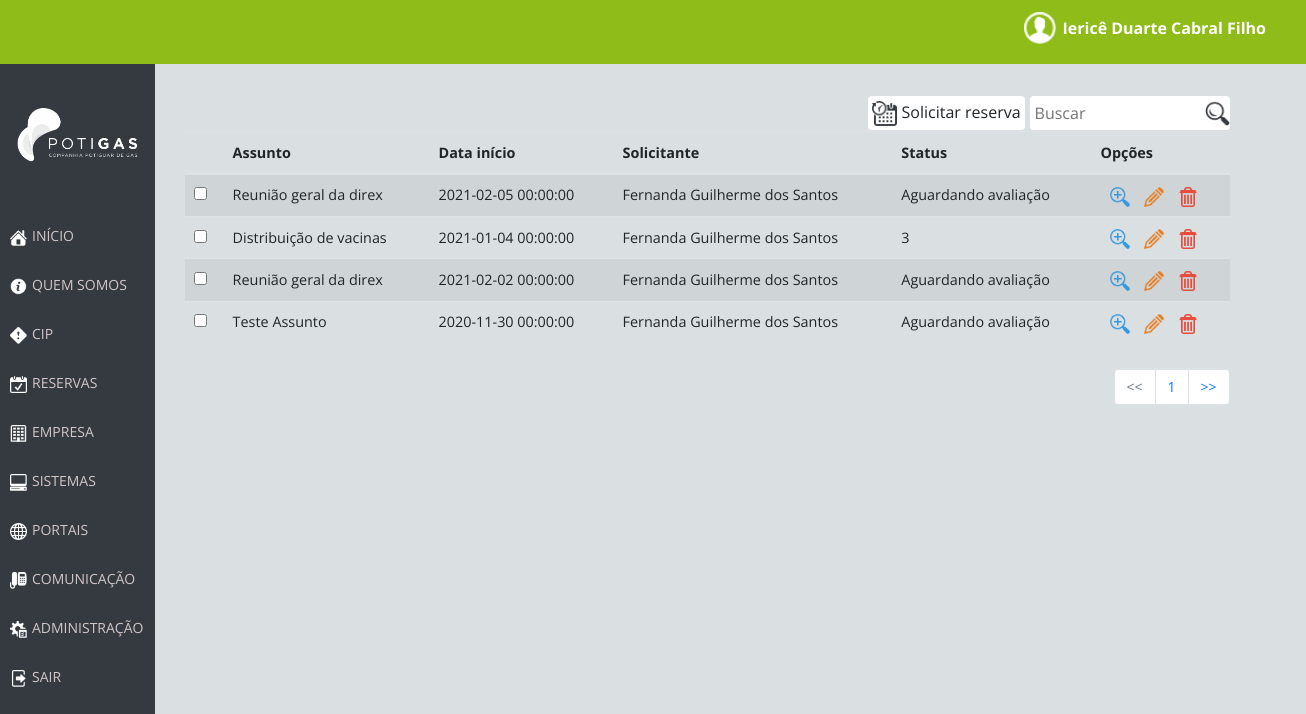
The app's page /views/acesso_administrativo/reservas.php (signed in) with its own data.
### tables this page shows
CREATE TABLE `reserva` (
  `cod_reserva` int(11) NOT NULL AUTO_INCREMENT,
  `data_inicio` datetime NOT NULL,
  `data_fim` datetime NOT NULL,
  `observacoes` text,
  `descricao` text NOT NULL,
  `solicitante` int(11) NOT NULL,
  `responsavel` int(11) DEFAULT NULL,
  `Assunto` varchar(200) NOT NULL,
  `status` varchar(25) NOT NULL,
  `sala` int(11) NOT NULL,
  PRIMARY KEY (`cod_reserva`),
  KEY `solicitante` (`solicitante`),
  KEY `reserva_ibfk_1` (`responsavel`),
  CONSTRAINT `reserva_ibfk_1` FOREIGN KEY (`responsavel`) REFERENCES `funcionario` (`cod_funcionario`),
  CONSTRAINT `reserva_ibfk_2` FOREIGN KEY (`solicitante`) REFERENCES `funcionario` (`cod_funcionario`)
);

CREATE TABLE `funcionario` (
  `cod_funcionario` int(11) NOT NULL AUTO_INCREMENT,
  `nome` varchar(200) NOT NULL,
  `telefone` varchar(15) DEFAULT NULL,
  `email` varchar(100) DEFAULT NULL,
  `data_nascimento` date DEFAULT NULL,
  `ramal` varchar(10) DEFAULT NULL,
  `senha` varchar(150) NOT NULL,
  `login` varchar(200) NOT NULL,
  `permissao` varchar(20) NOT NULL,
  `cargo` int(11) DEFAULT NULL,
  `setor` int(11) DEFAULT NULL,
  `foto` int(11) DEFAULT NULL,
  PRIMARY KEY (`cod_funcionario`),
  KEY `cargo` (`cargo`),
  KEY `setor` (`setor`),
  CONSTRAINT `funcionario_ibfk_1` FOREIGN KEY (`cargo`) REFERENCES `cargo` (`cod_cargo`),
  CONSTRAINT `funcionario_ibfk_2` FOREIGN KEY (`setor`) REFERENCES `setor` (`cod_setor`)
);

### src/controle/preenchimentos/reservas.php (called while the page is built, shortened)
<?php
    $query_reservas = "SELECT cod_reserva, data_inicio, assunto FROM reserva;";
    $result_reservas = mysqli_query($poti_con, $query_reservas) or die(mysqli_error($poti_con));
    $total_de_reservas = mysqli_num_rows($result_reservas);
    $limite_dados = 10;
    $pagina = 0;
    $pagina_atual = intval($pagina);
    $pagina_atual = $pagina_atual > 0 ? $pagina_atual - 1 : 0;
    $lista_inicio = $limite_dados * $pagina_atual;
    $query_table = "SELECT reserva.assunto,reserva.cod_reserva, reserva.data_inicio, reserva.status, reserva.solicitante, funcionario.nome as solicitante FROM reserva INNER JOIN funcionario ON reserva.solicitante = funcionario.cod_funcionario LIMIT $lista_inicio, $limite_dados;";
    $result_table = mysqli_query($poti_con, $query_table) or die(mysqli_error($poti_con));
    $numero_de_paginas = ceil($total_de_reservas/$limite_dados);
?>

### src/views/acesso_administrativo/reservas.php (the view, shortened to what this page needs)
<?php
    include("../../controle/conexao.php");
    include('../../controle/preenchimentos/reservas.php');
?>
<!DOCTYPE html>
<html lang="pt-br">
<head>
    <link rel="stylesheet" href="https://maxcdn.bootstrapcdn.com/bootstrap/4.0.0/css/bootstrap.min.css">
    <link rel="stylesheet" href="../../css/nav.css">
    <link rel="stylesheet" href="../../css/menu.css">
    <link rel="stylesheet" href="../../css/funcionarios.css">
</head>
<body>
    <?php
        require_once('../../controle/conexao.php');
        include('../../includes/nav.php');
        include('menu.php');
        include('../../controle/preenchimentos/reservas.php');
    ?>
    <div class="container">
        <div class="box_table" id="box_table">
            <form method="POST" id="form-pesquisa" action="">
                <input type="search" class="busca" id="busca" name="busca" alt="table table-striped" placeholder="Buscar">
            </form>
            <div class="add_user" onclick="window.location='cadastro_reservas.php';">
                <img src="../../img/icons8-schedule-26.png" class="iconAddUser" alt="Ilustração para adição de novo usuário">
                <p>Solicitar reserva</p>
            </div>
            <table class="table table-striped" id="table table-striped">
                <thead>
                    <tr>
                    <th scope="col"></th>
                    <th scope="col">Assunto</th>
                    <th scope="col">Data início</th>
                    <th scope="col">Solicitante</th>
                    <th scope="col">Status</th>
                    <th scope="col">Opções</th>
                    </tr>
                </thead>
                <tbody class="resultado">
                    <?php
                        while ($array_reservas = mysqli_fetch_assoc($result_table)) {
                            echo "<tr>
                                    <th><input type='checkbox' id='vehicle3' name='vehicle3' value=".$array_reservas['cod_reserva']."></th>
                                    <td>". $array_reservas['assunto']."</td>
                                    <td>". $array_reservas['data_inicio']."</td>
                                    <td>". $array_reservas['solicitante']."</td>
                                    <td>". $array_reservas['status'] ."</td>
                                    <td>
                                        <form method='POST' action=''>
                                            <input type='hidden' id='codFuncionario' name='cod_Funcionario' value=".$array_reservas['cod_reserva'].">
                                            <img class='icons_opcoes detalhes' data-funcionario=".$array_reservas['cod_reserva']." src='../../img/icons8-mais-zoom-52.png' alt='Ilustração para opção de ver mais detalhes'  data-toggle='modal' data-target='#exampleModalCenter'>
                                        </form>
                                        <img class='icons_opcoes' src='../../img/icons8-editar-52.png' alt='Ilustração para opção de editar'> <img class='icons_opcoes' src='../../img/icons8-excluir-52.png' alt='Ilustração para opção de apagar'></td>
                                </tr>
                                ";
                        }
                    ?>
                </tbody>
            </table>
            <nav aria-label="Navegação de página exemplo">
                <ul class="pagination justify-content-end">
                    <li class="page-item <?php echo $pagina_atual == 0 ? 'disabled': ''?>">
                        <a class="page-link" href="funcionarios.php" tabindex="-1"><<</a>
                    </li>
                    <?php
                        for($i=0;$i<$numero_de_paginas;$i++){
                            $estilo = "class=\"active\"";
                    ?>
                    <li <?php echo $estilo; ?>><a class="page-link" href="funcionarios.php?pagina=<?php echo ($i+1); ?>"><?php echo $i+1; ?></a></li>
                    <li class="page-item">
                        <?php } ?>
                    <a class="page-link" href="funcionarios.php?pagina=<?php echo $numero_de_paginas; ?>">>></a>
                    </li>
                </ul>
            </nav>
        </div>
    </div>
</body>
</html>

### src/css/nav.css (style rules this page uses)
* { margin:0px; font-family: 'Open Sans', sans-serif; }
body { background-color: #dadfe2; overflow-x: hidden; margin-bottom: 5vh; }

### src/css/menu.css (style rules this page uses)
a { color: rgba(255, 255, 255, 0.6); text-decoration: none; }
ul { list-style-type: none; margin: 0; padding: 0; position: relative; }
li { margin-top: 10px; padding: 0; }
li a { font-size: 14px !important; color: #D4C6C6; width: auto; }

### src/css/funcionarios.css (style rules this page uses)
* { margin:0px; font-family: 'Open Sans', sans-serif; }
.container { display: grid; grid-template-columns: 80vw; grid-template-rows: 2vh 27vh; background-color: #dadfe2; grid-gap: 5em; margin-left: 13%; }
.box_table { grid-row-start: 2; grid-row-end: 2; grid-column-start: 1 ; grid-column-end: 1; display: inline-block; }
.icons_opcoes { height: 20px; width: auto; margin-left: 10px; cursor: pointer; }
.table td, .table th { padding: 0.60rem; font-size: 0.9em; }
.iconAddUser { height: 25px; width: auto; display: inline-block; }
.add_user { background-color: #FFF; border-radius: 4px; display: inline-block; padding: 4px; float: right; cursor: pointer; }
.add_user p { display: inline-block; margin-bottom: 0px; }
.busca { background: url(../img/lupa.jpg) no-repeat center right; padding: 5px; margin-left: 5px; background-size: 25px; border: none; border-radius: 4px; float: right; width: 200px; border-bottom: solid 1px #ddd; outline: none; background-color: #fff; }
td form { display: inline-block; }

### records on screen
reserva: Assunto "Reunião geral da direx", data_inicio "2021-02-05 00:00:00", solicitante.nome "Fernanda Guilherme dos Santos", status "Aguardando avaliação"
reserva: Assunto "Distribuição de vacinas", data_inicio "2021-01-04 00:00:00", solicitante.nome "Fernanda Guilherme dos Santos", status "3"
reserva: Assunto "Reunião geral da direx", data_inicio "2021-02-02 00:00:00", solicitante.nome "Fernanda Guilherme dos Santos", status "Aguardando avaliação"
reserva: Assunto "Teste Assunto", data_inicio "2020-11-30 00:00:00", solicitante.nome "Fernanda Guilherme dos Santos", status "Aguardando avaliação"

### other values on screen
$nome "Iericê Duarte Cabral Filho"
